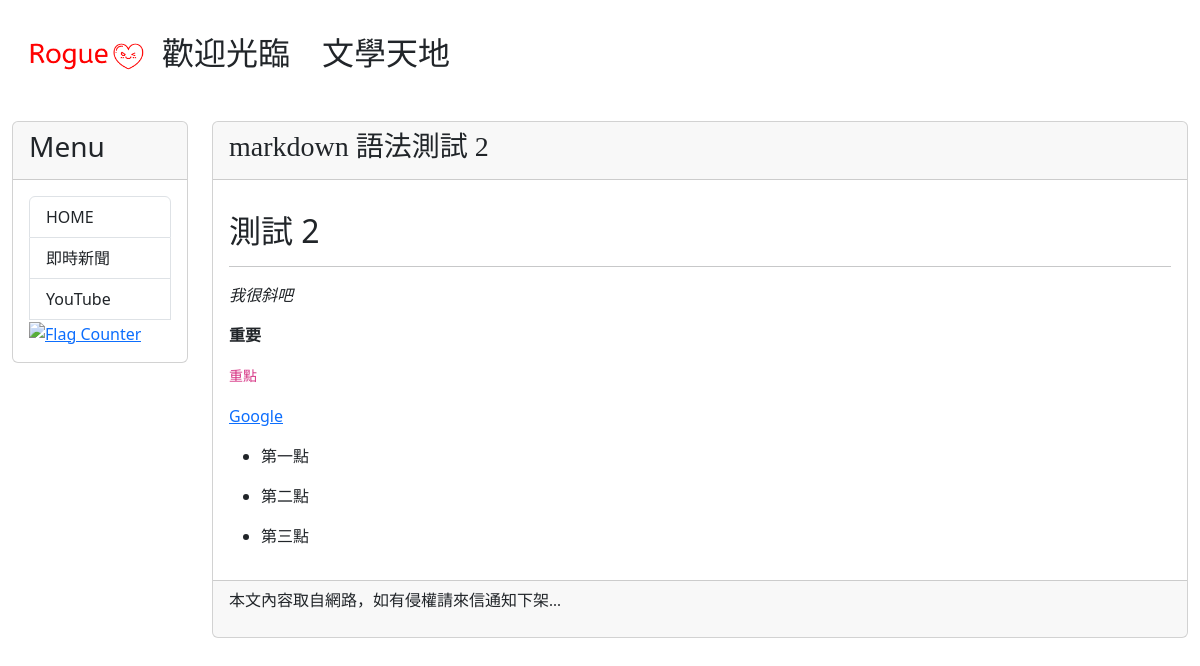
Page /post/markdowntest2 on the committed database.
### mysite/models.py (models this page shows, shortened)
class Post(models.Model):
    title = models.CharField(max_length = 200)
    slug = models.CharField(max_length = 200)
    body = models.TextField()
    author = models.CharField(max_length = 200, default="Rogue")
    pub_date = models.DateTimeField(auto_now_add=True)
    class Meta:
        ordering = ('-pub_date',)

### mysite/views.py (the view)
# urls.py: path('post/<slug:slug>', showpost),
def showpost(request, slug):
    try:
        post = Post.objects.get(slug=slug)
        if post != None:
            return render(request, 'post.html', locals())
    except:
        return redirect('/')

### mysite/templatetags/markdown_extras.py (called while the page is built)
@register.filter
def convert_markdown(text):
    return markdown.markdown(text)

### templates/post.html (shortened to what this page needs)
{% extends 'base.html' %}
{% load markdown_extras %}
{% block headmessage %}
<h3 style="font-family: 微軟正黑體;">{{ post.title }}</h3>
{% endblock %}
{% block content %}
<p style="font-family: 微軟正黑體;font-size: 12pt;letter-spacing: 2pt;">{{post.body | convert_markdown | safe}}</p>
{% endblock %}

### rows in the picture
Post: title "markdown 語法測試 2", body|convert_markdown "測試 2 我很斜吧 重要 重點 Google 第一點 第二點 第三點"
